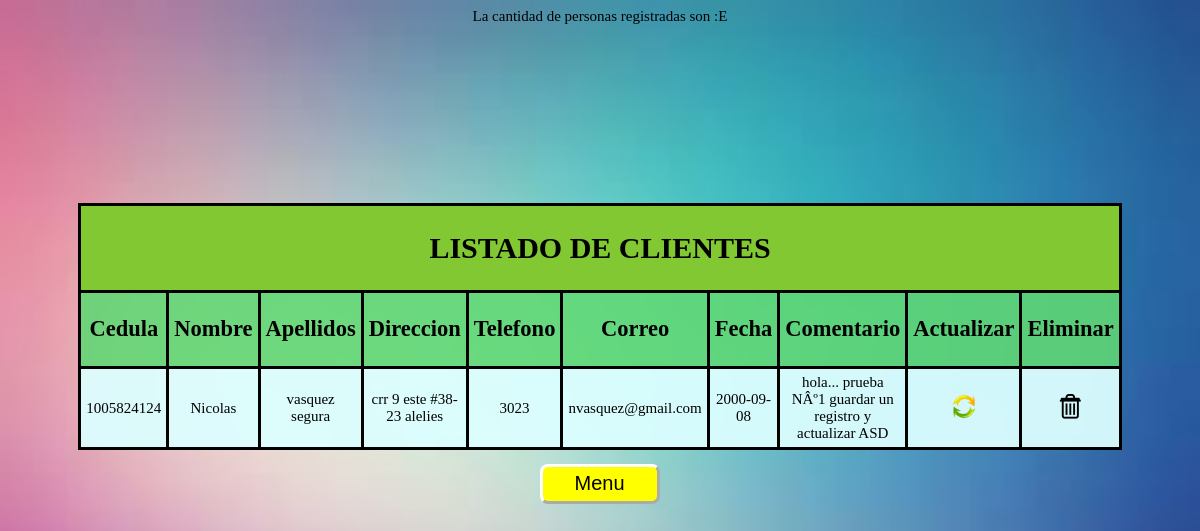
The app's page /MOSTRAR/mostrar.php with its own data.
### tables this page shows
CREATE TABLE `clientes` (
  `id_cliente` int(11) NOT NULL,
  `nomb_cliente` varchar(20) NOT NULL,
  `ape_cliente` varchar(50) NOT NULL,
  `dir_cliente` varchar(50) NOT NULL,
  `tel_cliente` bigint(20) NOT NULL,
  `cor_cliente` varchar(50) NOT NULL,
  `fec_cliente` date NOT NULL,
  `comentario` text NOT NULL,
  `estado` varchar(20) NOT NULL
);

### MOSTRAR/mostrar.php (the view, shortened to what this page needs)
<!DOCTYPE html>
<html>
<head>
</head>
<body>
<CENTER>
<?php
		require_once("../conexion.php");
		$sql="SELECT id_cliente,nomb_cliente,ape_cliente,dir_cliente,tel_cliente,cor_cliente,fec_cliente,comentario,estado FROM clientes";
		$res=mysqli_query($conexion,$sql);
		$co="SELECT count(id_cliente) FROM clientes";
			while ($con=mysqli_fetch_assoc($res)) {
				echo "La cantidad de personas registradas son :".$co[1];}
?>
	<table>
		<tr>
		<td ; colspan="10" id="t2">
			<h1>LISTADO DE CLIENTES</h4>
		</td>
		<tr id="t3">
			<td>
				<h2>Cedula</h2>
			</td>
			<td>
				<h2>Nombre</h2>
			</td>
			<td>
				<h2>Apellidos</h2>
			</td>
			<td>
				<h2>Direccion</h2>
			</td>
			<td>
				<h2>Telefono</h2>
			</td>
			<td>
				<h2>Correo</h2>
			</td>
			<td>
				<h2>Fecha</h2>
			</td>
			<td>
				<h2>Comentario</h2>
			</td>
			<td>
				<h2>Actualizar</h2>
			</td>
			<td>
				<h2>Eliminar</h2>
			</td>
		</tr>
		<tr>
			<?php
				require_once("../conexion.php");
				$sql="SELECT id_cliente,nomb_cliente,ape_cliente,dir_cliente,tel_cliente,cor_cliente,fec_cliente,comentario,estado FROM clientes";
				$res=mysqli_query($conexion,$sql);
				while ($val=mysqli_fetch_assoc($res)) {
					echo "<td>$val[id_cliente]</td><td>$val[nomb_cliente]</td><td>$val[ape_cliente]</td><td>$val[dir_cliente]</td><td>$val[tel_cliente]</td><td>$val[cor_cliente]</td><td>$val[fec_cliente]</td><td>$val[comentario]</td><td><a href='../MODIFICAR/editar.php?search=$val[id_cliente]'><img src='../IMAGENES/Actualizar.png' width='28px' title='Editar'></a><td><a href='../ELIMINAR/confirmar.php?search=$val[id_cliente]'><img src='../IMAGENES/eliminar.png' width='25px' title='Eliminar'></a></tr><tr>";
				}
?>
		</tr>
	</table>
	<p></p><a href="../MENU/menu.php"><button id="b4">Menu</button></a>
</CENTER>
</body>
</html>

### MOSTRAR/mostrar.php (style rules this page uses)
body { background-image: url(../IMAGENES/image.jpg); background-size: 100vw 100vh; font-size: 15px; font-family: verdana; }
table { background: rgba(20,250,2550,0.7); border-radius: 5px; border-collapse: collapse; margin-top: 15%; text-align: center; width: 380px; }
td { border:solid black; width: 10px; height: 10px; padding: 5px; }
td#t2 { border:solid black; width: 10px; height: 10px; padding: 5px; background-color: rgb(130,200,50); text-align: center; }
tr#t3 { background-color: rgba(130,200,50,0.6); }
tr { background-color: rgba(255,255,255,0.8 ); }
#b4 { width: 120px; height: 40px; border: white outset; border-radius: 8px; padding-top: px; padding-left: 5px; background-color: yellow; cursor: pointer; font-size: 20px; outline: none; }

### records on screen
clientes: co "E", id_cliente "1005824124", nomb_cliente "Nicolas", ape_cliente "vasquez segura", dir_cliente "crr 9 este #38-23 alelies", tel_cliente "3023", cor_cliente "nvasquez@gmail.com", fec_cliente "2000-09-08", comentario "hola... prueba NÂº1 guardar un registro y actualizar ASD"
